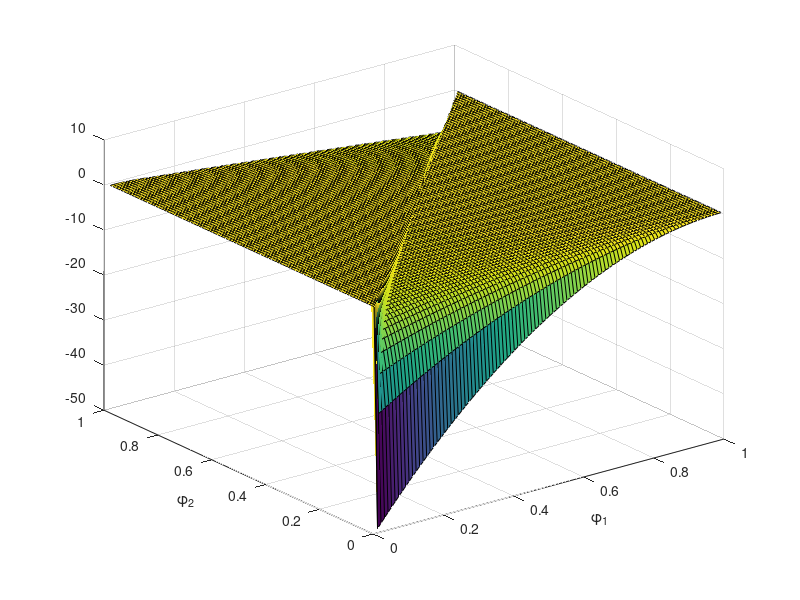

Write the MATLAB code that produced this figure.

%%% SETS THE VALUE OF THETA* %%%
p = randi([1,30],2,1);
p = p/sum(p);
%%% SETS RANDOMLY THE VALUES OF A, B, C %%%
A = randi([10,30],3,1);
A = A/sum(A);
A = [1,0,0];
%%%%%%%%%%%%%%%%%%%
%%% NAIVE BAYES %%%
%%%%%%%%%%%%%%%%%%%

%%% SET THE VALUES OF phi_1 and phi_2 %%%
P(:,1) = [0.01 : 0.01 : 1];
phi2(:,1) = [0.01 : 0.01 : 1];
for i = 1: size(P,1)-1
    phi2 = vertcat(phi2,circshift(P,i));
end
phi1(:,1) = repmat(P,size(P,1),1);
%%% COMPUTES (1 - phi_1) AND (1 - phi_2) %%%
PHI1 = 1 - phi1;
PHI2 = 1 - phi2;

%%% CALCULATE THE INDIVIDUAL TERMS FOR THE EXPECTED VALUE FOR EACH SET OF phi_1 and phi_2%%%
term1 = (p(1)*phi1 + p(2)*phi2).*phi1.*phi2./(A(1)*phi1.^2 + A(2)*phi2.^2 + A(3)*phi1.*phi2);
term2 = (p(1)*PHI1 + p(2)*PHI2).*PHI1.*PHI2./(A(1)*PHI1.^2 + A(2)*PHI2.^2 + A(3)*PHI1.*PHI2);
%%% CACLULATE THE EXPECTED VALUE AND PLOT %%%
delta = 1 - (term1 + term2);
DELTA = vec2mat(delta,size(P,1));
x = phi1(1:size(P,1),1);
y = phi2(1:size(P,1),1);
figure(2);surf(x,y,DELTA')
xlabel('\phi_{1}');
ylabel('\phi_{2}')

% %%
% phi = [0.001 : 0.001 : 0.02];
% k = [10:1:700];
% for i = 1 : size(phi,2)
%     for j = 1 : size(k,2)
%         term1(i,j) = k(j)*phi(i)*(p(1)*k(j) + p(2))/( A(1)*k(j)^2 + A(2) + A(3)*k(j) );
%         term2(i,j) = (1 - k(j)*phi(i))*(1-phi(i))*(1 - phi(i)*(p(1)*k(j) + p(2)))/( 1 - phi(i)^2*(A(1)*k(j)^2 + A(2) - k(j)*A(3)) - phi(i)*A(3)*(1 -k(j)) );
%     end
% end
% 
% Delta = 1 - (term1 + term2);
% surf(phi,k,Delta')
% figure(2);surf(phi,k,Delta')

